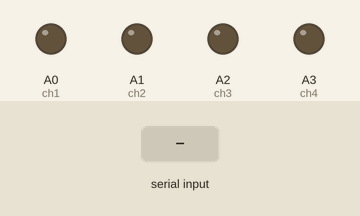
This sketch was run on a simulated Arduino Uno, built with avr-gcc and run on an emulated ATmega328P. Parts: output pins drawn as LEDs (lit = HIGH). Inputs (shaded band) come from the test bench.

Above: at 1.2 s.
1.3 s: "A" received over the second serial link
At 2.4 s:
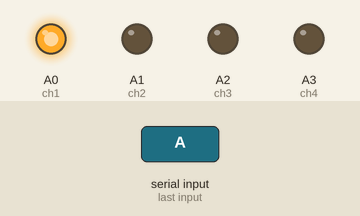
2.8 s: "B" received over the second serial link
At 3.7 s:
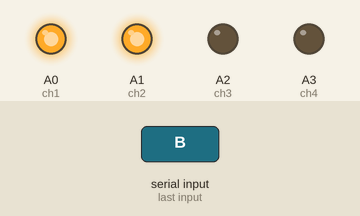
4.3 s: "a" received over the second serial link
At 4.9 s:
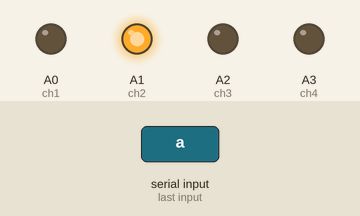
5.8 s: "C" received over the second serial link
At 7.0 s:
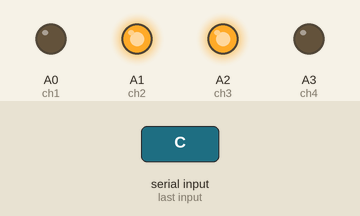
7.3 s: "b" received over the second serial link
At 8.3 s:
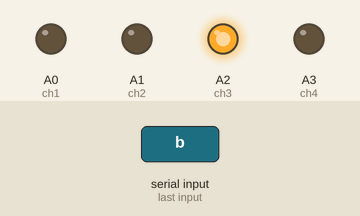
8.8 s: "D" received over the second serial link
At 9.5 s:
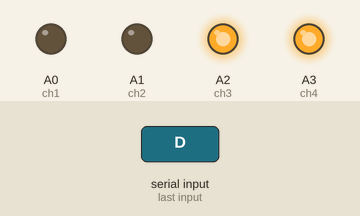
Timing chart, 0 to 11.3 s (numbered marks = the images above; inputs shaded):
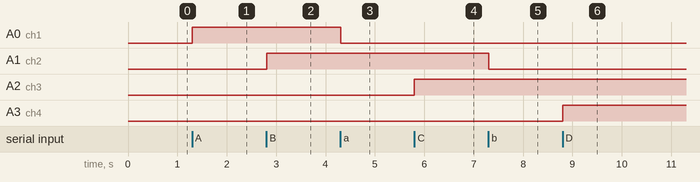

Measured:
- after the input at 1.3 s, A0 (ch1): LOW → HIGH at once
- after the input at 2.8 s, A1 (ch2): LOW → HIGH at once
- after the input at 4.3 s, A0 (ch1): HIGH → LOW at once
- after the input at 5.8 s, A2 (ch3): LOW → HIGH at once
- after the input at 7.3 s, A1 (ch2): HIGH → LOW at once
- after the input at 8.8 s, A3 (ch4): LOW → HIGH at once

The sketch:

_1.ino
```cpp
#include <SoftwareSerial.h>//
 SoftwareSerial mySerial(0, 1); // 1-RX, 0-TX -

int ch1 =  A0;
int ch2 =  A1;
int ch3 =  A2;
int ch4 =  A3;


 void setup()
 {
 mySerial.begin(9600);


 pinMode(ch1, OUTPUT);
 pinMode(ch2, OUTPUT);
 pinMode(ch3, OUTPUT);
 pinMode(ch4, OUTPUT);


 }

 void loop()
{

 char caracter = mySerial.read();

 //--------------------------------ch1---------------------
 if(caracter == 'A')
{
 digitalWrite(ch1,HIGH);


}

if(caracter == 'a')
{
 digitalWrite(ch1,LOW);

}
//---------------------------------ch1----------------------
//---------------------------------ch2---------------------
 if(caracter == 'B')
{
 digitalWrite(ch2,HIGH);

}

if(caracter == 'b')
{
 digitalWrite(ch2,LOW);

}
//---------------------------------ch2----------------------
//---------------------------------ch3---------------------
 if(caracter == 'C')
{
 digitalWrite(ch3,HIGH);

}

if(caracter == 'c')
{
 digitalWrite(ch3,LOW);

}
//---------------------------------ch3----------------------
//---------------------------------ch4---------------------
 if(caracter == 'D')
{
 digitalWrite(ch4,HIGH);

}

if(caracter == 'd')
{
 digitalWrite(ch4,LOW);

}
//---------------------------------ch4----------------------


 delay(10);
}
```
